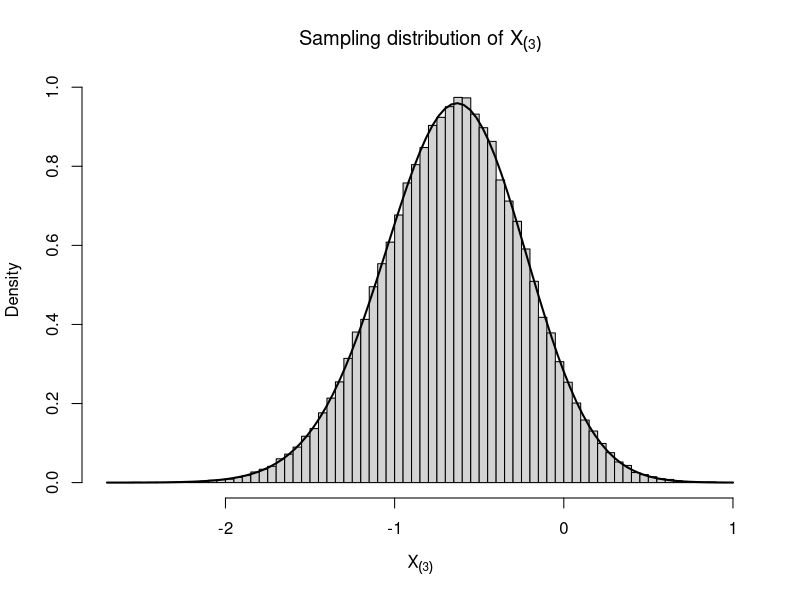
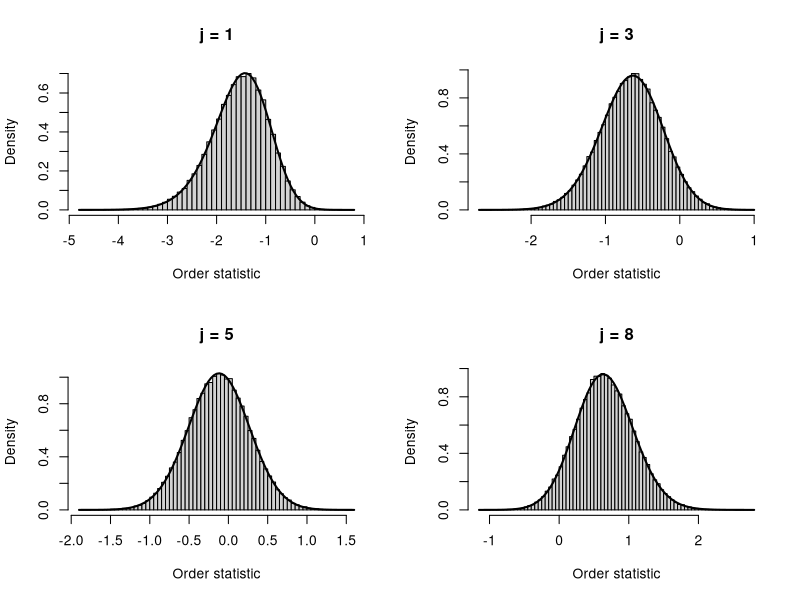
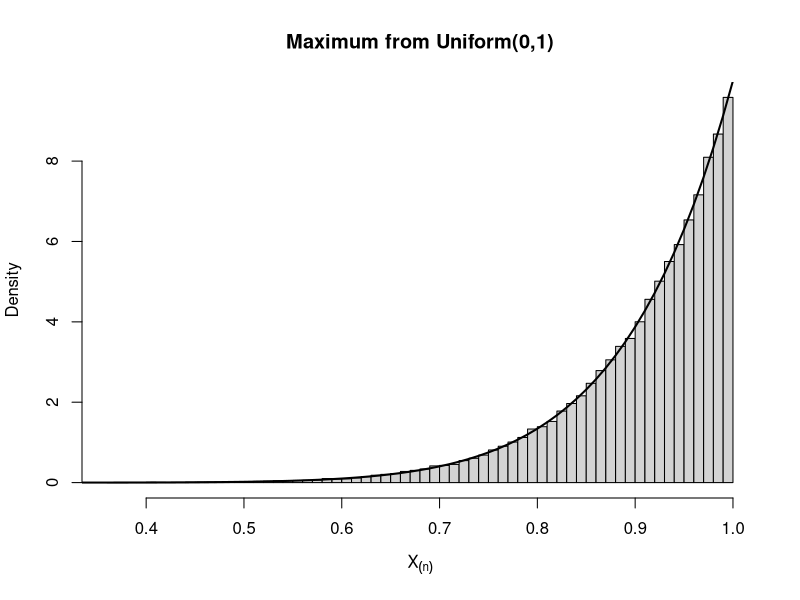

These figures' R source, in order:
# Session 2 — Sampling Distributions
# 01. ORDER STATISTICS
#
# For a continuous population with pdf f and cdf F:
# f_X(j)(x) = n! / [(j-1)!(n-j)!] *
#             f(x) F(x)^(j-1) [1-F(x)]^(n-j)

set.seed(123)

n <- 10
j <- 3
B <- 100000

# B independent samples, each of size n
X <- matrix(rnorm(B * n), nrow = B)
Xj <- apply(X, 1, sort)[j, ]

# Empirical sampling distribution + theoretical density
hist(Xj, breaks=80, probability=TRUE,
     main=expression(paste("Sampling distribution of ", X[(3)])),
     xlab=expression(X[(3)]))

curve(
  factorial(n) / (factorial(j-1) * factorial(n-j)) *
    dnorm(x) * pnorm(x)^(j-1) * (1-pnorm(x))^(n-j),
  add=TRUE, lwd=2
)

# Empirical vs theoretical moments
f_order <- function(x, n, j) {
  factorial(n) / (factorial(j-1) * factorial(n-j)) *
    dnorm(x) * pnorm(x)^(j-1) * (1-pnorm(x))^(n-j)
}

theory_mean <- integrate(function(x) x*f_order(x,n,j), -Inf, Inf)$value
theory_second <- integrate(function(x) x^2*f_order(x,n,j), -Inf, Inf)$value

cat("Empirical mean:   ", mean(Xj), "\n")
cat("Theoretical mean: ", theory_mean, "\n")
cat("Empirical SD:     ", sd(Xj), "\n")
cat("Theoretical SD:   ", sqrt(theory_second-theory_mean^2), "\n")

# See how the distribution changes with j
par(mfrow=c(2,2))
for (j in c(1,3,5,8)) {
  Xj <- apply(X, 1, sort)[j,]
  hist(Xj, breaks=60, probability=TRUE,
       main=paste("j =",j), xlab="Order statistic")
  curve(
    factorial(n) / (factorial(j-1)*factorial(n-j)) *
      dnorm(x)*pnorm(x)^(j-1)*(1-pnorm(x))^(n-j),
    add=TRUE, lwd=2
  )
}
par(mfrow=c(1,1))

# Maximum from Uniform(0,1)
# X_(n) ~ Beta(n,1), f(x)=n*x^(n-1)
n <- 10
U <- matrix(runif(B*n), nrow=B)
Umax <- apply(U,1,max)

hist(Umax, breaks=50, probability=TRUE,
     main="Maximum from Uniform(0,1)", xlab=expression(X[(n)]))
curve(n*x^(n-1), from=0, to=1, add=TRUE, lwd=2)

# Hands-on: change n and j and repeat.
